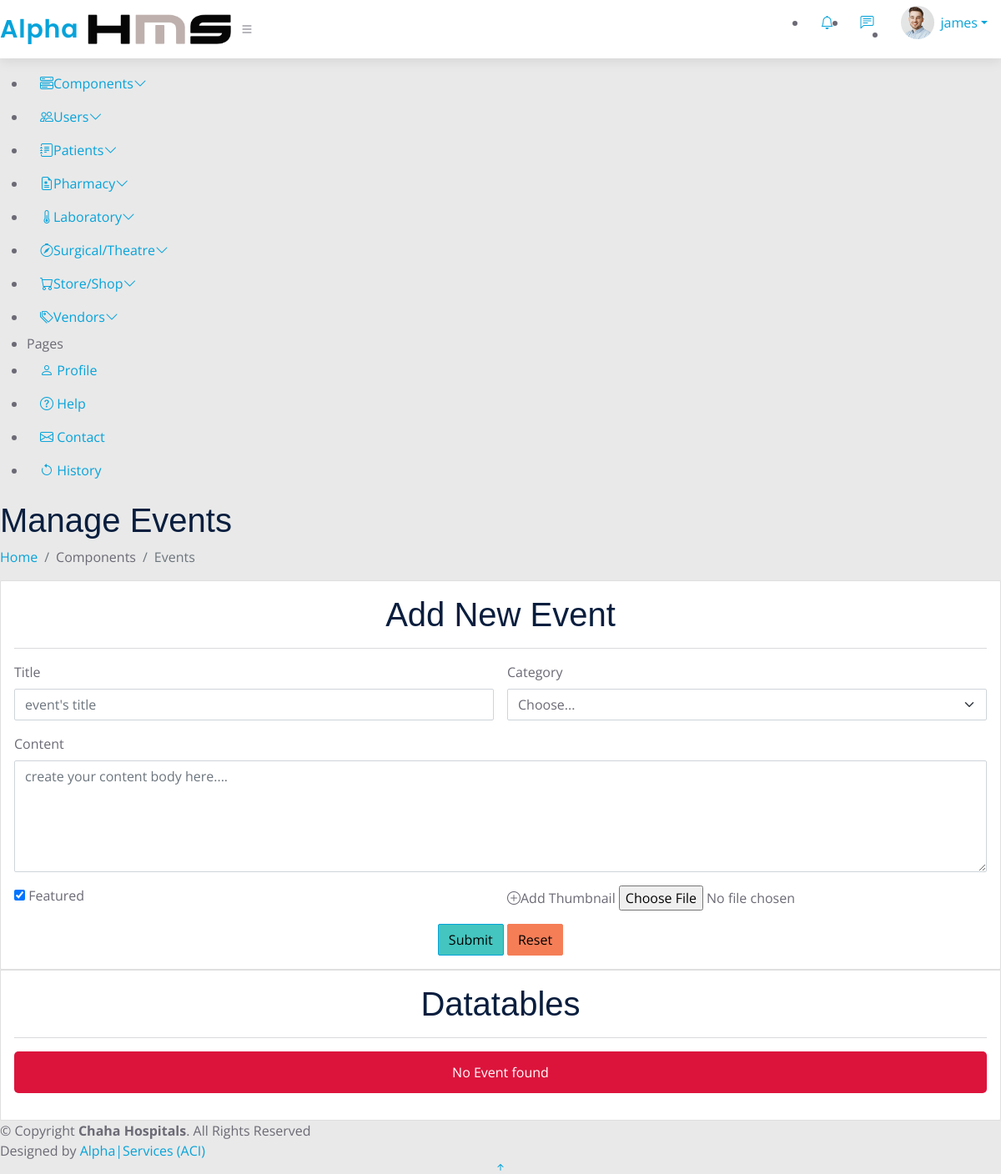
The app's page /Admin/manage-events.php (signed in) with its own data.
### tables this page shows
CREATE TABLE `users` (
  `id` bigint(255) UNSIGNED NOT NULL,
  `admin_id` varchar(20) DEFAULT NULL,
  `firstname` varchar(50) NOT NULL,
  `lastname` varchar(50) NOT NULL,
  `username` varchar(20) NOT NULL,
  `gender` varchar(8) NOT NULL,
  `email` varchar(255) NOT NULL,
  `phone` varchar(15) NOT NULL,
  `addr` varchar(50) DEFAULT NULL,
  `city` varchar(50) DEFAULT NULL,
  `password` varchar(255) NOT NULL,
  `avatar` varchar(400) NOT NULL,
  `userfield` varchar(50) NOT NULL,
  `user_mode` varchar(20) DEFAULT NULL,
  `terms` varchar(11) NOT NULL,
  `subscription_start_date` datetime DEFAULT NULL,
  `status` varchar(20) DEFAULT NULL,
  `role` varchar(20) NOT NULL,
  `reset_token_hash` varchar(64) DEFAULT NULL,
  `reset_token_expiration` datetime DEFAULT NULL
);

### partials/dashboardheader.php (the view, shortened to what this page needs)
<?php
require '../config/database.php';
if(isset($_SESSION['user-id'])) {
    $id = filter_var($_SESSION['user-id'], FILTER_SANITIZE_NUMBER_INT);
    $query = "SELECT * FROM users WHERE id=$id";
    $user_result =  mysqli_query($connection, $query);
    $user = mysqli_fetch_assoc($user_result);
  }else{
    header('location:'.ROOT_URL. 'signin.php');
      die();
  }
  ?>
<!DOCTYPE php>
<php lang="en">
<head>
  <link href="assets/vendor/bootstrap/css/bootstrap.min.css" rel="stylesheet">
  <link href="<?=ROOT_URL?>assets/vendor/bootstrap-icons/bootstrap-icons.css" rel="stylesheet">
  <link href="assets/vendor/simple-datatables/style.css" rel="stylesheet">
  <link href="assets/css/style.css" rel="stylesheet">
  <link rel="stylesheet" href="<?=ROOT_URL?>alpha.css/header.css">
</head>
<body>
  <header id="header" class="header fixed-top d-flex align-items-center">
    <div class="d-flex align-items-center justify-content-between">
      <a href="<?=ROOT_URL?>index.php" class="logo d-flex align-items-center">
        <span class="d-none d-lg-block">Alpha</span>
        <img src="<?=ROOT_URL?>img/logo-dark.png" alt="">
      </a>
      <i class="bi bi-list toggle-sidebar-btn"></i>
    </div>
    <nav class="header-nav ms-auto">
      <ul class="d-flex align-items-center">
        <li class="nav-item dropdown">
          <a class="nav-link nav-icon" href="#" data-bs-toggle="dropdown">
            <i class="bi bi-bell"></i>
          </a>
        </li>
        <li class="nav-item dropdown">
          <a class="nav-link nav-icon" href="#" data-bs-toggle="dropdown">
            <i class="bi bi-chat-left-text"></i>
          </a>
        </li>
        <li class="nav-item dropdown pe-3">
          <a class="nav-link nav-profile d-flex align-items-center pe-0" href="#" data-bs-toggle="dropdown">
            <img src="<?= ROOT_URL . 'images/' . $user['avatar'] ?>" alt="Profile" class="rounded-circle" style="width: 2.5rem; height: 2.5rem; border-radius: 50%; overflow: hidden;">
            <span class="d-none d-md-block dropdown-toggle ps-2"><?=$user['username']?></span>
          </a>
        </li>
      </ul>
    </nav>
  </header>

### alpha.css/style.css (style rules this page uses)
* { margin: 0; padding: 0; box-sizing: border-box; text-decoration: none; }
body { display: flex; align-items: center; justify-content: center; min-height: 100vh; background: #e9e9e9; }

### alpha.css/header.css (style rules this page uses)
#header { background: #fff; transition: all 0.5s; z-index: 997; height: 86px; box-shadow: 0px 2px 15px rgba(0, 0, 0, 0.1); }
#header.fixed-top { height: 70px; }
#header .logo { font-size: 30px; margin: 0; padding: 0; line-height: 1; font-weight: 600; letter-spacing: 0.8px; font-family: "Poppins", sans-serif; }
#header .logo img { max-height: 40px; }

### records on screen
users: avatar (picture), username "james"
